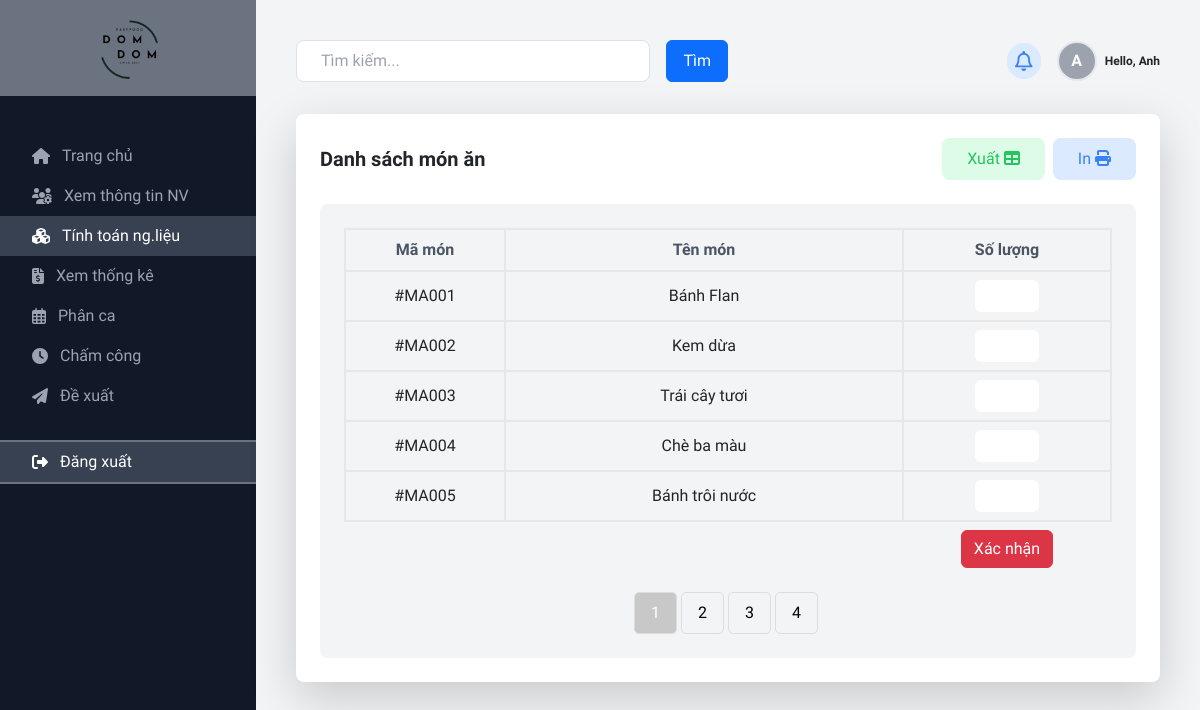
/view/page/manager/index.php?i=ingredient (signed in), run on an earlier commit of the app's database.
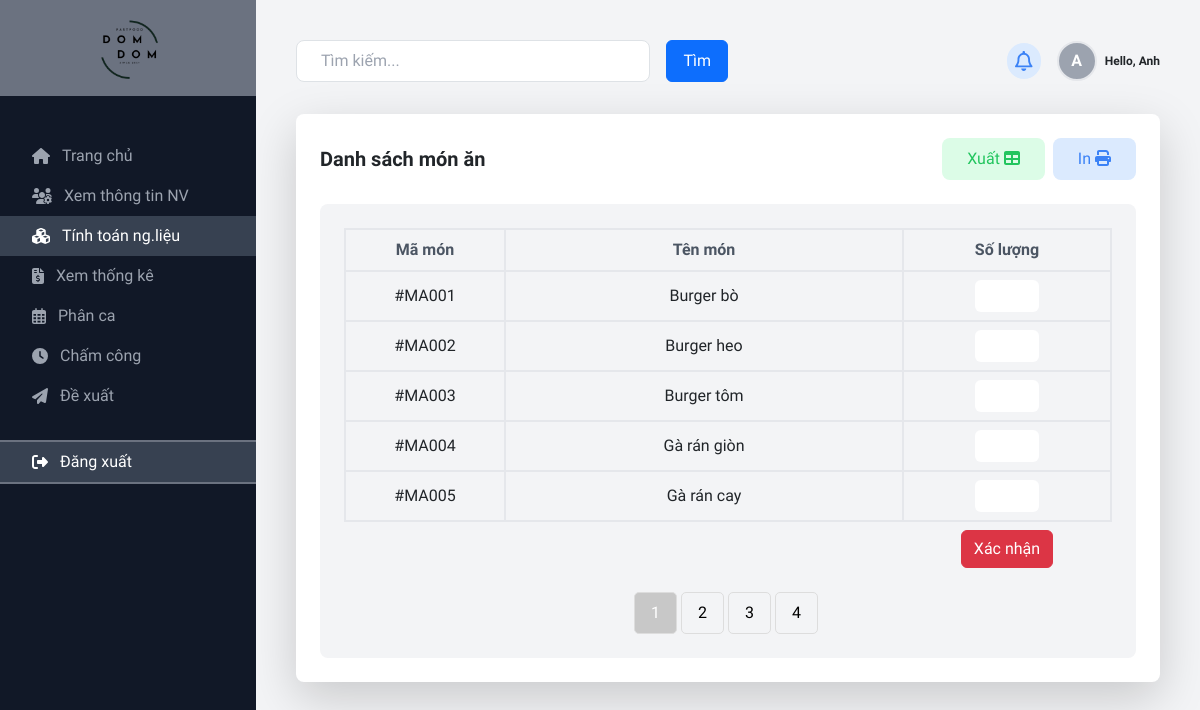
And on a later commit of the database.
### tables this page shows
CREATE TABLE `dish` (
  `dishID` int(5) NOT NULL,
  `dishName` varchar(50) NOT NULL,
  `dishCategory` varchar(20) NOT NULL,
  `price` decimal(10,2) NOT NULL,
  `businessStatus` tinyint(1) NOT NULL DEFAULT 1,
  `availabilityStatus` tinyint(1) NOT NULL DEFAULT 1,
  `description` mediumtext DEFAULT NULL,
  `preparationProcess` mediumtext DEFAULT NULL,
  `image` varchar(50) DEFAULT NULL
);

### model/mIngredients.php (called while the page is built, shortened)
<?php
class mIngredients
{
    public function mGetTotalIngredient()
    {
        $db = new Database;
        $conn = $db->connect();
        $sql = "SELECT COUNT(*) as total FROM ingredient";
        if ($conn != null) {
            $result = $conn->query($sql);
            $row = $result->fetch_assoc();
            $totalProducts = $row['total'];
            return $totalProducts;
        } else {
            return 0;
        }
    }
}

### controller/cIngredients.php (called while the page is built, shortened)
<?php
class cIngredients extends mIngredients
{
    public function cGetTotalIngredient() {
        if ($this->mGetTotalIngredient() != 0) {
            $result = $this->mGetTotalIngredient();
            return $result;
        } return 0;
    }
}

### view/page/manager/ingredient/index.php (the view, shortened to what this page needs)
<div class="grid grid-cols-1 md:grid-cols-1 gap-6 mt-8">
    <div class="bg-white p-6 rounded-lg shadow-lg mb-6">
        <div class="flex justify-between items-center mb-4">
            <h2 class="text-xl font-semibold">
                Danh sách món ăn
            </h2>
            <div class="flex items-center">
                <button class="btn bg-green-100 text-green-500 py-2 px-4 rounded-lg mr-1 hover:bg-green-500 hover:text-white" id="export">Xuất <i class="fa-solid fa-table"></i></button>
                <button class="btn bg-blue-100 text-blue-500 py-2 px-4 rounded-lg ml-1 hover:bg-blue-500 hover:text-white" id="print">In <i class="fa-solid fa-print"></i></button>
            </div>
        </div>
        <div class="h-fit bg-gray-100 rounded-lg p-6">
            <form action="" method="POST">
                <table class="text-base w-full text-center" id="table">
                    <thead>
                        <tr>
                            <th class="text-gray-600 border-2 py-2 w-40">Mã món</th>
                            <th class="text-gray-600 border-2 py-2">Tên món</th>
                            <th class="text-gray-600 border-2 py-2 w-52">Số lượng</th>
                        </tr>
                    </thead>
                    <tbody>
                        <?php
                        $productsPerPage = 5;
                        if (isset($_GET['page_num']) && is_numeric($_GET['page_num'])) {
                            $currentPage = intval($_GET['page_num']);
                        } else {
                            $currentPage = 1;
                        }
                        $startFrom = ($currentPage - 1) * $productsPerPage;
                        $sql = "SELECT * FROM dish LIMIT $startFrom, $productsPerPage";
                        $result = $conn->query($sql);
                        while ($row = $result->fetch_assoc()) {
                            echo "<tr>
                                    <td class='py-2 border-2'>#MA0" . ($row["dishID"] < 10 ? "0".$row["dishID"] : $row["dishID"]) . "</td>
                                    <td class='py-2 border-2'>" . $row["dishName"] . "</td>
                                    <td class='py-2 border-2'><input type='number' value='".$quantity."' class='w-16 py-1 px-3 rounded-md'></td>
                                </tr>";
                        }
                        ?>
                        <tr>
                            <td colspan="2"></td>
                            <td class="py-2"><button type="submit" class="btn btn-danger" name="btnmo" value="<?php echo $row["dishID"]; ?>">Xác nhận</button></td>
                        </tr>
                    </tbody>
                </table>
            </form>
            <?php
            $ctrl = new cIngredients;
            echo '<div class="pagination">';
            $totalPages = ceil($ctrl->cGetTotalIngredient() / $productsPerPage);
            for ($i = 1; $i <= $totalPages; $i++) {
                echo "<a href='index.php?i=ingredient&paging=product_list&page_num=$i'";
                if ($i == $currentPage) {
                    echo " class='active'";
                }
                echo ">$i</a>";
            }
            echo '</div>';
            ?>
        </div>
    </div>
</div>

What changed in the data, as far as the page shows it:
changed dish id 1: dishName "Bánh Flan" → "Burger bò"
changed dish id 2: dishName "Kem dừa" → "Burger heo"
changed dish id 3: dishName "Trái cây tươi" → "Burger tôm"
changed dish id 4: dishName "Chè ba màu" → "Gà rán giòn"
changed dish id 5: dishName "Bánh trôi nước" → "Gà rán cay"
